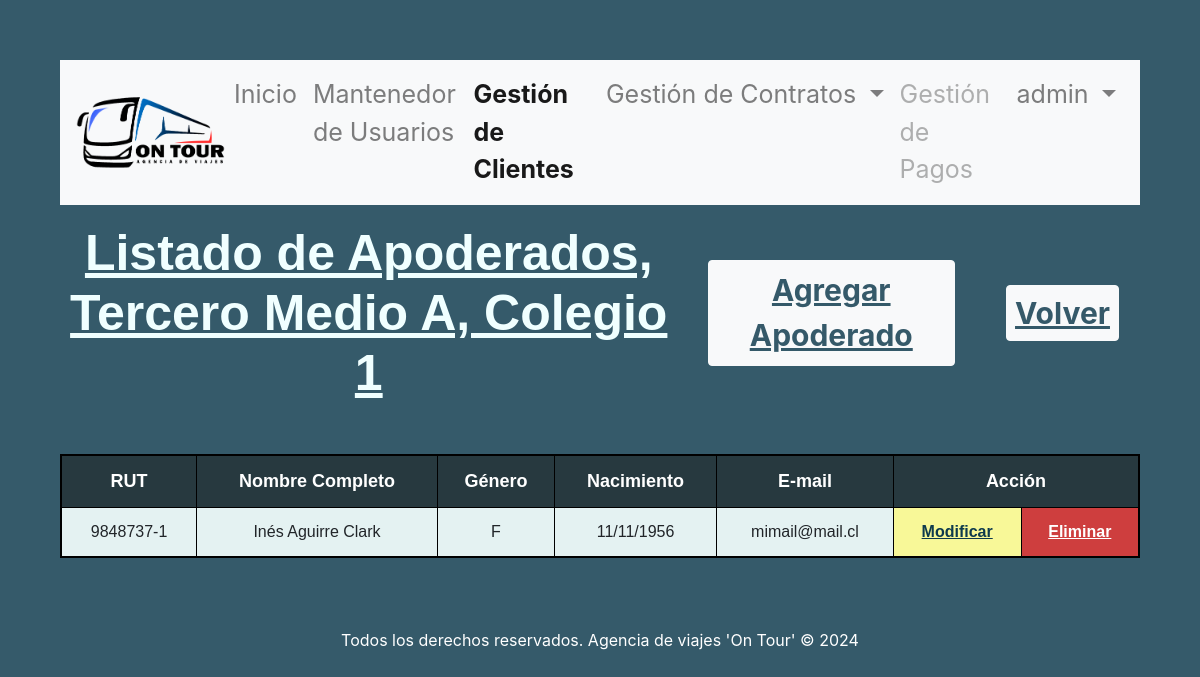
The page /accounts/crud_apoderados/1/ (signed in) on the database its author committed.
### gestion_viajes/models.py (models this page shows, shortened)
class Curso(models.Model):
    id_curso  = models.AutoField(db_column='idCurso', primary_key=True)
    id_nivel = models.ForeignKey('Nivel',on_delete=models.CASCADE, db_column='idNivel')
    letra_curso = models.CharField(max_length=1, blank=False, null=False)
    id_colegio = models.ForeignKey('Colegio',on_delete=models.CASCADE, db_column='idColegio')
    def __str__(self):
        return str(self.id_nivel) + " " + str(self.letra_curso) + ", " + str(self.id_colegio)

class Nivel(models.Model):
    id_nivel  = models.AutoField(db_column='idNivel', primary_key=True)
    nivel     = models.CharField(max_length=20, blank=False, null=False)
    def __str__(self):
        return str(self.nivel)

class Colegio(models.Model):
    id_colegio  = models.AutoField(db_column='idColegio', primary_key=True)
    nombre_colegio = models.CharField(max_length=20, blank=False, null=False)
    direccion_colegio = models.CharField(max_length=20, blank=False, null=False)
    def __str__(self):
        return str(self.nombre_colegio)

class Apoderado(models.Model):
    id_apoderado     = models.AutoField(db_column='idApoderado', primary_key=True)
    rut              = models.CharField(max_length=10, null=False)
    nombre           = models.CharField(max_length=20, null=False)
    apellido_paterno = models.CharField(max_length=20, null=False)
    apellido_materno = models.CharField(max_length=20, null=False)
    fecha_nacimiento = models.DateField(blank=False, null=False)
    id_genero        = models.ForeignKey('Genero',on_delete=models.CASCADE, db_column='idGenero')
    telefono         = models.CharField(max_length=45, null=False)
    email            = models.EmailField(unique=True, max_length=100, blank=True, null=True)
    direccion        = models.CharField(max_length=50, blank=True, null=True)

class Genero(models.Model):
    id_genero  = models.AutoField(db_column='idGenero', primary_key=True)
    genero     = models.CharField(max_length=20, blank=False, null=False)

### gestion_viajes/views.py (the view)
# urls.py: path('crud_apoderados/<int:fk>/', views.crud_apoderados, name='crud_apoderados'),
@login_required
def crud_apoderados(request, fk):
    curso = Curso.objects.get(id_curso=fk)
    alumnos = Alumno.objects.filter(id_curso=fk)
    apoderados_ids = alumnos.values_list('id_apoderado', flat=True).distinct()
    apoderados = Apoderado.objects.filter(id_apoderado__in=apoderados_ids).order_by('apellido_paterno')
    context = {'apoderados': apoderados, 'curso':curso, 'clase':'gestion_clientes'}
    return render(request, 'gestion_viajes/apoderados_list.html', context)

### gestion_viajes/templates/gestion_viajes/apoderados_list.html (shortened to what this page needs)
{% extends "gestion_viajes/base.html" %}
{% load static %}
{% block content %}
    <header>
      <div class="row justify-content-center">
        <div class="col-md-7 col-sm-12">
          <h1>Listado de Apoderados, {{ curso }}</h1>
        </div>
        <div class="col-md-3 col-sm-12">
          <div class="container-btn">
            <button class="btn btn-light" id="btnAgregar">
              <a href="{% url 'apoderadosAdd' fk=curso.id_curso %}">Agregar Apoderado</a>
            </button>
          </div>
        </div>
        <div class="col-md-2 col-sm-12">
          <div class="container-btn">
            <button class="btn btn-light" id="btnAgregar">
                <a href="{% url 'crud_cursos' fk=curso.id_colegio_id %}">Volver</a>
              </button>
          </div>
        </div>
      </div>
    </header>
    <div class="table-container">
      <table class="table table-striped">
        {% if apoderados %}
        <thead>
          <tr>
            <th scope="col">RUT</th>
            <th scope="col">Nombre Completo</th>
            <th scope="col">Género</th>
            <th scope="col">Nacimiento</th>
            <th scope="col">E-mail</th>
            <th scope="col" colspan="2">Acción</th>
          </tr>
        </thead>
        <tbody>
          {% for apoderado in apoderados %} {% if apoderado.rut %}
          <tr>
            <td>{{ apoderado.rut }}</td>
            <td>
              {{ apoderado.nombre|capfirst }}
              {{apoderado.apellido_paterno|capfirst }}
              {{apoderado.apellido_materno|capfirst }}
            </td>
            <td>{{ apoderado.id_genero.genero|slice:":1" }}</td>
            <td>{{ apoderado.fecha_nacimiento|date:"d/m/Y" }}</td>
            <td>{{ apoderado.email|default_if_none:""|lower }}</td>
            <td class="td-update">
              <a href="{% url 'apoderados_edit' pk=apoderado.id_apoderado fk=curso.id_curso %}"
                >Modificar</a
              >
            </td>
            <td class="td-delete">
              <a href="{% url 'apoderados_del' pk=apoderado.id_apoderado fk=curso.id_curso %}"
                >Eliminar</a
              >
            </td>
          </tr>
          {% endif %} {% endfor %}
        </tbody>
        {% endif %}
      </table>
    </div>
{% endblock %}

### gestion_viajes/templates/gestion_viajes/base.html (shortened to what this page needs)
<!DOCTYPE html>
<html lang="en">
    <head>
        {% load static %}
        <link
          rel="stylesheet"
          href="https://cdn.jsdelivr.net/npm/bootstrap@4.6.2/dist/css/bootstrap.min.css"
        />
        <link rel="stylesheet" href="{% static 'css/styles.css' %}" />
      </head>
<body>
    <nav class="navbar navbar-expand-lg navbar-light bg-light">
        <a class="navbar-brand" href="{% url 'index' %}"><img src="{% static 'img/logoontour.png' %}" alt="logo" class="img-fluid"></a>
        <div class="collapse navbar-collapse" id="navbarSupportedContent">
          <ul class="navbar-nav mr-auto">
            {% if clase == 'index' %}<li class="nav-item active">{% else %}<li class="nav-item">{% endif %}
              <a class="nav-link" href="{% url 'index' %}">Inicio</a>
            </li>
            {% if user.is_staff %}
            {% if clase == 'gestion_usuarios' %}<li class="nav-item active">{% else %}<li class="nav-item">{% endif %}
                    <a class="nav-link" href="{% url 'crud_usuarios' %}">Mantenedor de Usuarios</a>
                </li>
            {% endif %}
            {% if clase == 'gestion_clientes' %}<li class="nav-item active">{% else %}<li class="nav-item">{% endif %}
              <a class="nav-link" href="{% url 'crud_colegios' %}">Gestión de Clientes</a>
            </li>
            {% if clase == 'gestion_contratos' %}<li class="nav-item dropdown active">{% else %}<li class="nav-item dropdown">{% endif %}
                <a class="nav-link dropdown-toggle" href="#"  id="navbarDropdown" role="button" data-toggle="dropdown" aria-haspopup="true" aria-expanded="false">
                  Gestión de Contratos
                </a>
            </li>
            <li class="nav-item">
              <a class="nav-link disabled" href="#">Gestión de Pagos</a>
            </li>
            <li class="nav-item dropdown">
                <a class="nav-link dropdown-toggle" href="#" id="navbarDropdown" role="button" data-toggle="dropdown" aria-haspopup="true" aria-expanded="false">
                    {{ user.username }}
                </a>
            </li>
          </ul>
        </div>
      </nav>
    {% block content %}{% endblock %}
    <footer><p>Todos los derechos reservados. Agencia de viajes 'On Tour' &copy; 2024</p></footer>
</body>
</html>

### gestion_viajes/static/css/styles.css (style rules this page uses)
body { background-color: rgba(14, 58, 77, 0.836); margin: 5%; }
header .row { margin-bottom: 3%; vertical-align: middle; align-items: center; }
header h1 { text-align: center; margin-top: 3%; margin-bottom: 3%; color: azure; font-weight: bold; font-size: 50px; font-family:'Trebuchet MS', 'Lucida Sans Unicode', 'Lucida Grande', 'Lucida Sans', Arial, sans-serif; text-decoration: underline; }
.navbar-brand { padding: 0; margin-right: 0; display: flex; align-items: center; }
.navbar-brand .img-fluid { max-width: 150px; height: auto; }
.navbar-nav { margin-left: auto; }
.nav-item { font-size: 25px; }
.nav-item.active { font-weight: bold; }
footer { text-align: center; color: white; margin-top: 5%; margin-bottom: auto; }
.container-btn { text-align: center; margin-top: 2%; margin-bottom: 2%; }
.container-btn #btnAgregar { padding-left: 5%; padding-right: 5%; padding-top: 3%; padding-bottom: 3%; font-size: 30px; font-weight: bold; color: rgba(14, 58, 77, 0.836); text-align: center; align-items: center; }
.container-btn #btnAgregar a { color: rgba(14, 58, 77, 0.836); text-decoration: underline; }
.table-container { overflow-x:auto; }
.table-striped { background-color: azure; border: 2px solid black; text-align: center; font-family:'Trebuchet MS', 'Lucida Sans Unicode', 'Lucida Grande', 'Lucida Sans', Arial, sans-serif; }
.table-striped th { font-size: 18px; background-color: rgba(1, 18, 26, 0.836); color: white; }
.table-striped th, .table-striped td { border: 1px solid black !important; }
.table-striped .td-update { background-color: rgb(248, 248, 152); }
.table-striped .td-update a { color: rgba(14, 58, 77); font-weight: bold; text-decoration: underline; }
.table-striped .td-delete { background-color: rgb(206, 62, 62); }
.table-striped .td-delete a { color: white; font-weight: bold; text-decoration: underline; }

### rows shown on the page
Curso: idNivel+letra_curso+idColegio "Tercero Medio A, Colegio 1"
Apoderado: rut "9848737-1", nombre "Inés", apellido_paterno "Aguirre", apellido_materno "Clark", id_genero.genero "F", fecha_nacimiento "11/11/1956", email "mimail@mail.cl"

### other values the page prints
{{ user.username }} "admin"
